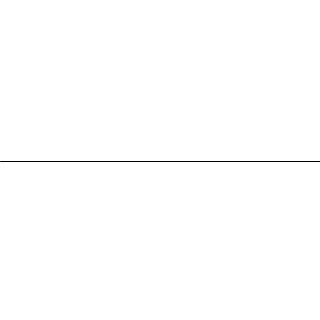
Frame 1 (no input)
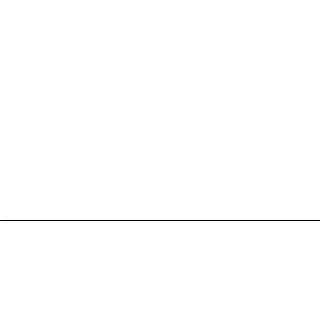
Frame 60 (the mouse pressed at the canvas centre just before this capture)
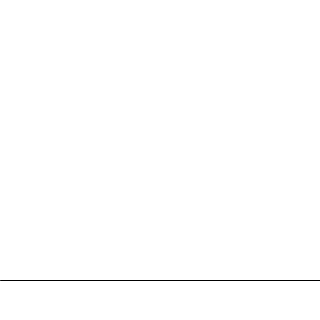
Frame 120 (the mouse held since frame 60 and released just before this capture)

The Processing sketch that drew these frames (run headless with seeded random() and noise(); from frame 60 on, the mouse is pressed at the canvas centre):

// Processing sketch: sketch_190616f
// ── sketch_190616f.pde

float ypos;
float geschwindigkeit = 1;

void setup () {
  size(320, 320);
  smooth ();
  ypos = 160 ;
}
 
void draw () {
  background (255);
  if (ypos > width) {
    geschwindigkeit = geschwindigkeit * -1;
  }
  if (ypos < 2) {
    geschwindigkeit = geschwindigkeit * -1;
  }
  ypos = ypos + geschwindigkeit;
 line (0, ypos, 320, ypos);
}
